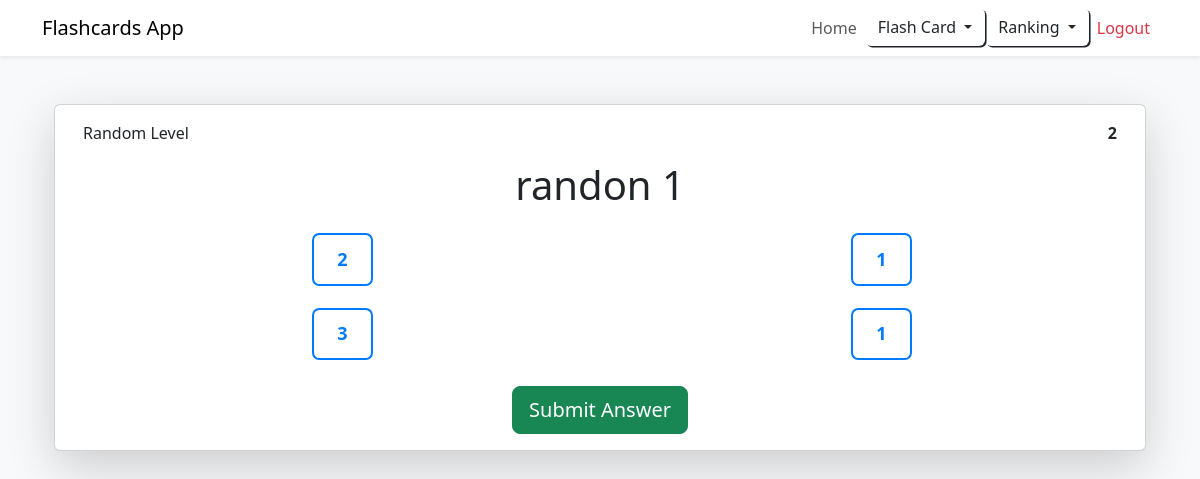
Before: /randon/ (signed in) with the older database file.
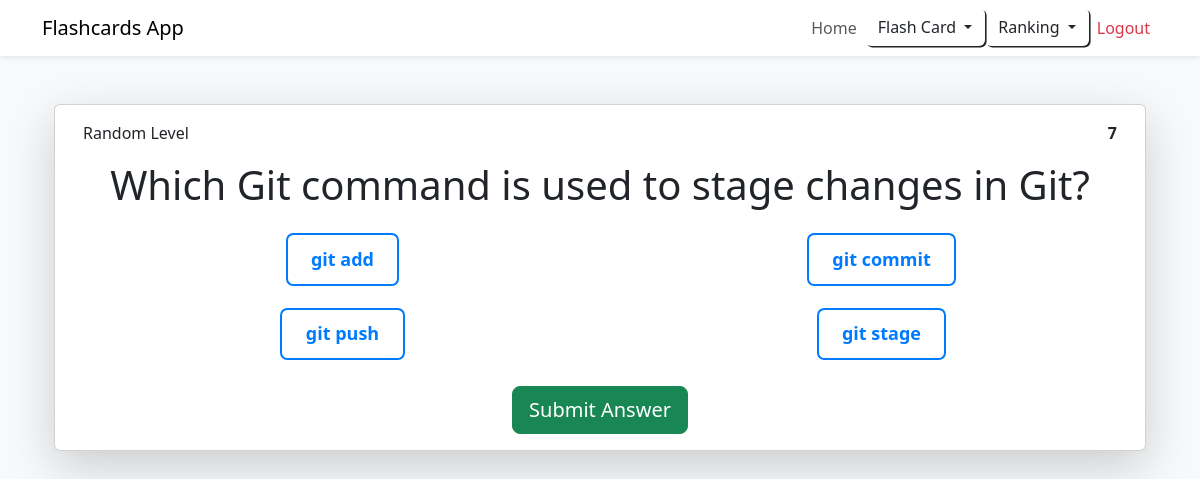
After: the same page with the newer database file.
### game/models.py (models this page shows, shortened)
class Project(models.Model):
    CATEGORY_CHOICES = [
        ('Flashcard', 'Flashcard'),
        ('JavaScript', 'JavaScript'),
        ('JavaScriptL_2', 'JavaScript_2'),
        ('Python', 'Python'),
        ('PythonL_2', 'PythonL_2'),
        ('SQL', 'SQL'),
        ('SQL_level_2', 'SQL_level_2'),
        ('Git', 'Git'),
        ('Git_level_2', 'Git_level_2'),
        ('Randon', 'Randon'),
        ('Exercises_Int', 'Exercises_Int'), # Nueva categoría añadida
    ]
    user = models.ForeignKey(User, on_delete=models.CASCADE)  # Relación con el modelo User
    question = models.TextField(null=False)
    choice_1 = models.TextField(blank=True, null=True)
    choice_2 = models.TextField(blank=True, null=True)
    choice_3 = models.TextField(blank=True, null=True)
    choice_4 = models.TextField(blank=True, null=True)
    correct_answer = models.TextField()
    category = models.CharField(
        max_length=50,
        choices=CATEGORY_CHOICES,
        default='JavaScript',
        help_text="Select the category for this question."
    )

### game/views.py (the view, shortened to what this page needs)
# urls.py: path('randon/', views.randon_questions, name='randon_questions'),
@login_required
def randon_questions(request):
    randon_questions_projects = Project.objects.filter(category='Randon').order_by('id')
    if request.method == "GET":
        request.session['randon_score'] = 0
        request.session['randon_incorrect_answers'] = []
        request.session['total_selected_randon_answers'] = 0
    current_question_index = int(request.POST.get('current_question_index', 0))
    selected_answer = request.POST.get(f'answer_{request.POST.get("question_id")}', None)
    is_correct = None
    error_message = None
    total_selected_answers = request.session.get('total_selected_randon_answers', 0)
    if 'randon_score' not in request.session:
        request.session['randon_score'] = 0
    if 'randon_incorrect_answers' not in request.session:
        request.session['randon_incorrect_answers'] = []
    remaining_questions = len(randon_questions_projects) - current_question_index
    current_project = randon_questions_projects[current_question_index]
    return render(request, 'randon_questions.html', {
        'project': current_project,
        'selected_answer': selected_answer,
        'is_correct': is_correct,
        'current_question_index': current_question_index,
        'error_message': error_message,
        'total_selected_randon_answers': total_selected_answers,
        'remaining_questions': remaining_questions,
        'level': "Random Level"
    })

### game/templates/randon_questions.html (shortened to what this page needs)
{% extends "base.html" %}
{% block content %}
<div class="container mt-5">
    <div class="card shadow-lg">
        <div class="card-body">
            <div class="container">
                <div class="row">
                    <div class="col-6 ">
                        <p>{{ level }}</p>
                    </div>
                    <div class="col-6 text-end">
                        <p><strong>{{ remaining_questions }}</strong></p>
                    </div>
                </div>
            </div>
            <h1 class="fs-7 text-center">{{ project.question }}</h1>
            <form method="POST" class="mt-4">
                <div class="question-container">
                <div class="form-check ">
                    <label class=" answer-option" for="choice1">
                        {{ project.choice_1 }}
                    </label>
                </div>
                <div class="form-check">
                    <label class=" answer-option" for="choice2">
                        {{ project.choice_2 }}
                    </label>
                </div>
                <div class="form-check">
                    <label class=" answer-option" for="choice3">
                        {{ project.choice_3 }}
                    </label>
                </div>
                <div class="form-check ">
                    <label class=" answer-option" for="choice4">
                        {{ project.choice_4 }}
                    </label>
                </div>
            </div>
                <div class="text-center mt-4">
                    <button type="submit" class="btn btn-success btn-lg">
                        Submit Answer
                    </button>
                </div>
            </form>
        </div>
    </div>
</div>
{% endblock %}

### game/templates/base.html (shortened to what this page needs)
{% load static %}
<!DOCTYPE html>
<html lang="en">
<head>
    <link rel="stylesheet" type="text/css" href="{% static 'css/styles.css' %}">
    <link
      href="https://cdn.jsdelivr.net/npm/bootstrap@5.3.0-alpha3/dist/css/bootstrap.min.css"
      rel="stylesheet"
    />
</head>
<body class="bg-light">
    <nav class="navbar navbar-expand-lg navbar-light bg-white shadow-sm">
        <div class="container">
            <a class="navbar-brand" href="/">Flashcards App</a>
            <div class="collapse navbar-collapse" id="navbarNav">
                <ul class="navbar-nav ms-auto">
                    <li class="nav-item">
                        <a class="nav-link prueba" href="/">Home</a>
                    </li>
                    {% if user.is_authenticated %}
                    <div class="dropdown">
                        <button class="btn btn-randon2 dropdown-toggle" type="button" data-bs-toggle="dropdown" aria-expanded="false">
                            Flash Card
                        </button>
                    </div>
                    <div class="dropdown">
                        <button class="btn btn-randon2 dropdown-toggle" type="button" data-bs-toggle="dropdown" aria-expanded="false">
                            Ranking
                        </button>
                    </div>
                    <li class="nav-item">
                        <a class="nav-link text-danger" href="/logout">Logout</a>
                    </li>
                    {% endif %}
                </ul>
            </div>
        </div>
    </nav>
    <div class="container mt-5">
        {% block content %}{% endblock %}
    </div>
</body>
</html>

### game/static/css/styles.css (style rules this page uses)
.question-container { display: grid; grid-template-columns: repeat(2, 1fr); gap: 20px; justify-items: center; margin-top: 20px; }
.answer-option { background-color: white; border: 2px solid #007bff; color: #007bff; padding: 0.6em 1.3em; font-weight: 900; font-size: 18px; text-align: center; display: inline-block; transition: background-color 0.3s, color 0.3s; cursor: pointer; border-radius: 0.4em; width: 100%; }

### game/static/css/buttons.css (style rules this page uses)
.btn-randon2 { background: #fbca1f; font-family: inherit; padding: 0.6em 2.5em; font-weight: 900; font-size: 18px; border: 3px solid black; border-radius: 0.4em; box-shadow: 0.1em 0.1em; cursor: pointer; text-decoration: none; display: inline-block; text-align: center; color: black; transition: background 0.6s, color 0.3s, transform 0.1s, box-shadow 0.1s; }

Changed rows visible on the page:
removed Project: question "randon 1", choice_1 "2", choice_2 "1", choice_3 "3", choice_4 "1"
added Project: question "Which Git command is used to stage changes in Git?", choice_1 "git add", choice_2 "git commit", choice_3 "git push", choice_4 "git stage"
Other visible differences:
{{ remaining_questions }}: "2" → "7"
